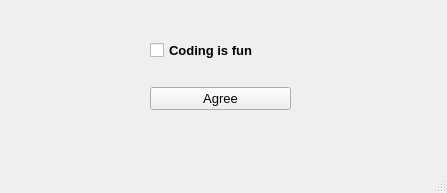
<?xml version="1.0" encoding="UTF-8"?>
<ui version="4.0">
 <class>MainWindow</class>
 <widget class="QMainWindow" name="MainWindow">
  <property name="geometry">
   <rect>
    <x>0</x>
    <y>0</y>
    <width>447</width>
    <height>193</height>
   </rect>
  </property>
  <property name="windowTitle">
   <string>MainWindow</string>
  </property>
  <widget class="QWidget" name="centralwidget">
   <widget class="QWidget" name="">
    <property name="geometry">
     <rect>
      <x>150</x>
      <y>20</y>
      <width>141</width>
      <height>111</height>
     </rect>
    </property>
    <layout class="QVBoxLayout" name="verticalLayout">
     <property name="leftMargin">
      <number>0</number>
     </property>
     <property name="rightMargin">
      <number>0</number>
     </property>
     <item>
      <widget class="QCheckBox" name="checkBox">
       <property name="font">
        <font>
         <family>Segoe UI Symbol</family>
         <pointsize>10</pointsize>
         <italic>false</italic>
         <bold>true</bold>
         <underline>false</underline>
         <kerning>true</kerning>
        </font>
       </property>
       <property name="text">
        <string>Coding is fun</string>
       </property>
      </widget>
     </item>
     <item>
      <widget class="QPushButton" name="pushButton">
       <property name="font">
        <font>
         <pointsize>10</pointsize>
         <bold>false</bold>
        </font>
       </property>
       <property name="text">
        <string>Agree</string>
       </property>
      </widget>
     </item>
    </layout>
   </widget>
  </widget>
  <widget class="QMenuBar" name="menubar">
   <property name="geometry">
    <rect>
     <x>0</x>
     <y>0</y>
     <width>447</width>
     <height>25</height>
    </rect>
   </property>
  </widget>
  <widget class="QStatusBar" name="statusbar"/>
 </widget>
 <resources/>
 <connections/>
</ui>
